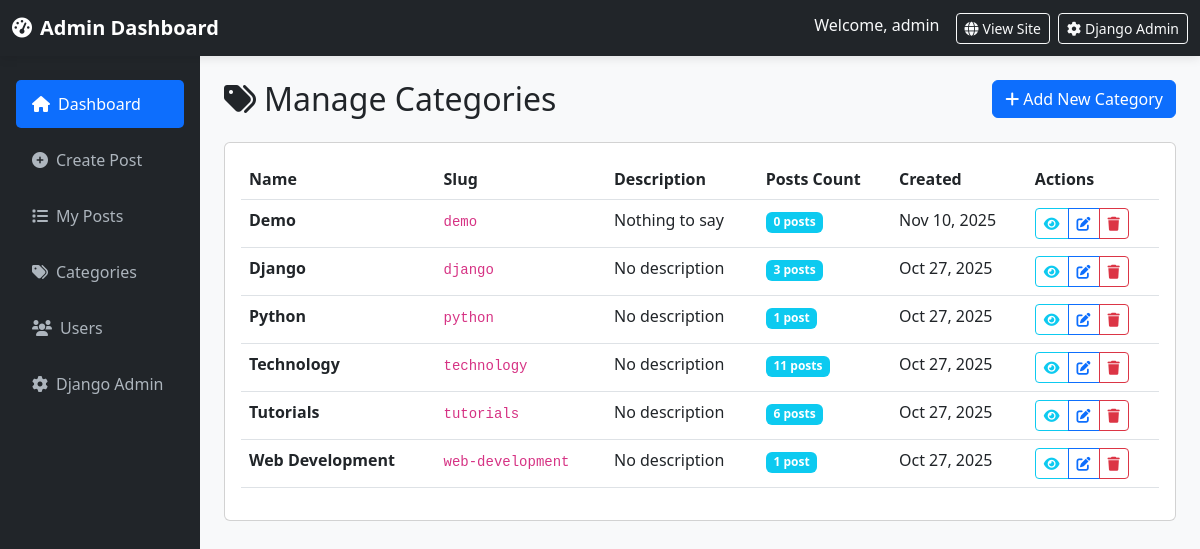
The app's page /manage/categories/ (signed in) with its own data.
### blog/models.py (models this page shows, shortened)
class Category(models.Model):
    name = models.CharField(max_length=100)
    slug = models.SlugField(unique=True)
    description = models.TextField(blank=True)
    created_at = models.DateTimeField(auto_now_add=True)
    class Meta:
        verbose_name_plural = "Categories"

### blog/views.py (the view, shortened to what this page needs)
# urls.py: path('manage/categories/', views.admin_manage_categories, name='admin_manage_categories'),
@login_required(login_url='custom_login')
def admin_manage_categories(request):
    if not request.user.is_superuser:
        return redirect('post_list')
    categories = Category.objects.all().order_by('name')
    context = {
        'categories': categories,
    }
    return render(request, 'blog/admin_manage_categories.html', context)

### templates/blog/admin_manage_categories.html (shortened to what this page needs)
{% extends 'blog/admin_dashboard.html' %}
{% block content %}
<div class="d-flex justify-content-between align-items-center mb-4 flex-wrap gap-2">
    <h2 class="mb-0"><i class="fas fa-tags me-2"></i>Manage Categories</h2>
    <button class="btn btn-primary" data-bs-toggle="modal" data-bs-target="#addCategoryModal">
        <i class="fas fa-plus me-1"></i>Add New Category
    </button>
</div>
<div class="card">
    <div class="card-body">
        {% if categories %}
        <div class="table-responsive">
            <table class="table table-hover">
                <thead>
                    <tr>
                        <th>Name</th>
                        <th>Slug</th>
                        <th>Description</th>
                        <th>Posts Count</th>
                        <th>Created</th>
                        <th>Actions</th>
                    </tr>
                </thead>
                <tbody>
                    {% for category in categories %}
                    <tr>
                        <td data-label="Name"><strong>{{ category.name }}</strong></td>
                        <td data-label="Slug"><code>{{ category.slug }}</code></td>
                        <td data-label="Description">{{ category.description|truncatewords:15|default:"No description" }}</td>
                        <td data-label="Posts">
                            <span class="badge bg-info">{{ category.posts.count }} post{{ category.posts.count|pluralize }}</span>
                        </td>
                        <td data-label="Created">{{ category.created_at|date:"M d, Y" }}</td>
                        <td data-label="Actions">
                            <div class="btn-group btn-group-sm">
                                <a href="{% url 'category_posts' category.slug %}" target="_blank" class="btn btn-outline-info" title="View">
                                    <i class="fas fa-eye"></i>
                                </a>
                                <a href="{% url 'admin_edit_category' category.slug %}" class="btn btn-outline-primary" title="Edit">
                                    <i class="fas fa-edit"></i>
                                </a>
                                <a href="{% url 'admin_delete_category' category.slug %}" class="btn btn-outline-danger" title="Delete">
                                    <i class="fas fa-trash"></i>
                                </a>
                            </div>
                        </td>
                    </tr>
                    {% endfor %}
                </tbody>
            </table>
        </div>
        {% endif %}
    </div>
</div>
{% endblock %}

### templates/blog/admin_dashboard.html (shortened to what this page needs)
<!DOCTYPE html>
<html lang="en">
<head>
	<link href="https://cdn.jsdelivr.net/npm/bootstrap@5.3.0/dist/css/bootstrap.min.css" rel="stylesheet">
	<link rel="stylesheet" href="https://cdnjs.cloudflare.com/ajax/libs/font-awesome/6.0.0/css/all.min.css">
</head>
<body>
	<nav class="navbar navbar-dark bg-dark">
		<div class="container-fluid">
			<div class="d-flex align-items-center">
				<a class="navbar-brand fw-bold mb-0" href="{% url 'admin_dashboard' %}">
					<i class="fas fa-tachometer-alt me-2"></i>Admin Dashboard
				</a>
			</div>
			<div class="d-flex">
				<span class="text-light me-3">Welcome, {{ user.username }}</span>
				<a href="{% url 'post_list' %}" class="btn btn-outline-light btn-sm me-2" target="_blank">
					<i class="fas fa-globe me-1"></i>View Site
				</a>
				<a href="/admin/" class="btn btn-outline-light btn-sm" target="_blank">
					<i class="fas fa-cog me-1"></i>Django Admin
				</a>
			</div>
		</div>
	</nav>
	<div class="container-fluid">
		<div class="row">
			<nav class="col-md-3 col-lg-2 sidebar px-3 pt-4" id="sidebar">
				<ul class="nav flex-column">
					<li class="nav-item mb-2">
						<a class="nav-link sidebar-link active" href="{% url 'admin_dashboard' %}">
							<i class="fas fa-home me-2"></i>Dashboard
						</a>
					</li>
					<li class="nav-item mb-2">
						<a class="nav-link sidebar-link" href="{% url 'admin_create_post' %}">
							<i class="fas fa-plus-circle me-2"></i>Create Post
						</a>
					</li>
					<li class="nav-item mb-2">
						<a class="nav-link sidebar-link" href="{% url 'admin_manage_posts' %}">
							<i class="fas fa-list me-2"></i>My Posts
						</a>
					</li>
					{% if user.is_superuser %}
					<li class="nav-item mb-2">
						<a class="nav-link sidebar-link" href="{% url 'admin_manage_categories' %}">
							<i class="fas fa-tags me-2"></i>Categories
						</a>
					</li>
					<li class="nav-item mb-2">
						<a class="nav-link sidebar-link" href="{% url 'admin_manage_users' %}">
							<i class="fas fa-users me-2"></i>Users
						</a>
					</li>
					<li class="nav-item mb-2">
						<a class="nav-link sidebar-link" href="/admin/" target="_blank">
							<i class="fas fa-cog me-2"></i>Django Admin
						</a>
					</li>
					{% endif %}
				</ul>
			</nav>
			<main class="col-md-9 col-lg-10 px-md-4 py-4">
				{% block content %}{% endblock %}
			</main>
		</div>
	</div>
</body>
</html>

### templates/blog/admin_dashboard.html (style rules this page uses)
body { background-color: #f8f9fa; }
.navbar { box-shadow: 0 2px 10px rgba(0,0,0,0.1); }
.sidebar { min-height: 100vh; background-color: #212529; }
.sidebar-link { color: #adb5bd; padding: 0.75rem 1rem; border-radius: 5px; display: block; text-decoration: none; }
.sidebar-link.active { color: #fff; background-color: #0d6efd; }

### records on screen
Category: name "Demo", slug "demo", description "Nothing to say", posts.count "0", created_at "Nov 10, 2025"
Category: name "Django", slug "django", description "No description", posts.count "3", created_at "Oct 27, 2025"
Category: name "Python", slug "python", description "No description", posts.count "1", created_at "Oct 27, 2025"
Category: name "Technology", slug "technology", description "No description", posts.count "11", created_at "Oct 27, 2025"
Category: name "Tutorials", slug "tutorials", description "No description", posts.count "6", created_at "Oct 27, 2025"
Category: name "Web Development", slug "web-development", description "No description", posts.count "1", created_at "Oct 27, 2025"

### other values on screen
{{ user.username }} "admin"
